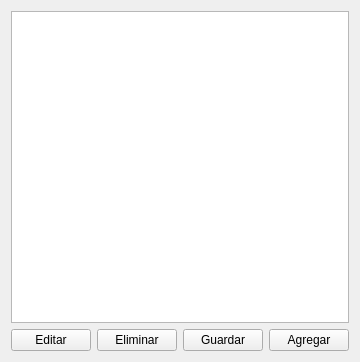
<?xml version="1.0" encoding="UTF-8"?>
<ui version="4.0">
 <class>Principal</class>
 <widget class="QWidget" name="Principal">
  <property name="geometry">
   <rect>
    <x>0</x>
    <y>0</y>
    <width>331</width>
    <height>362</height>
   </rect>
  </property>
  <property name="windowTitle">
   <string>Principal</string>
  </property>
  <layout class="QVBoxLayout" name="verticalLayout">
   <item>
    <widget class="QTableWidget" name="tblLista"/>
   </item>
   <item>
    <layout class="QHBoxLayout" name="horizontalLayout">
     <item>
      <spacer name="horizontalSpacer">
       <property name="orientation">
        <enum>Qt::Horizontal</enum>
       </property>
       <property name="sizeHint" stdset="0">
        <size>
         <width>40</width>
         <height>20</height>
        </size>
       </property>
      </spacer>
     </item>
     <item>
      <widget class="QPushButton" name="btnEditar_2">
       <property name="text">
        <string>Editar</string>
       </property>
      </widget>
     </item>
     <item>
      <widget class="QPushButton" name="btnEliminar">
       <property name="text">
        <string>Eliminar</string>
       </property>
      </widget>
     </item>
     <item>
      <widget class="QPushButton" name="btnGuardar">
       <property name="text">
        <string>Guardar</string>
       </property>
      </widget>
     </item>
     <item>
      <widget class="QPushButton" name="btnAgregar">
       <property name="text">
        <string>Agregar</string>
       </property>
      </widget>
     </item>
    </layout>
   </item>
  </layout>
 </widget>
 <resources/>
 <connections/>
</ui>
